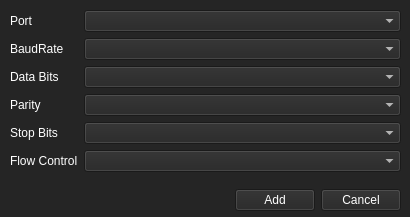
<?xml version="1.0" encoding="UTF-8"?>
<ui version="4.0">
 <class>UiAddPort</class>
 <widget class="QWidget" name="UiAddPort">
  <property name="geometry">
   <rect>
    <x>0</x>
    <y>0</y>
    <width>410</width>
    <height>217</height>
   </rect>
  </property>
  <property name="minimumSize">
   <size>
    <width>0</width>
    <height>0</height>
   </size>
  </property>
  <property name="windowTitle">
   <string>Form</string>
  </property>
  <property name="layoutDirection">
   <enum>Qt::LayoutDirection::LeftToRight</enum>
  </property>
  <property name="autoFillBackground">
   <bool>false</bool>
  </property>
  <property name="styleSheet">
   <string notr="true">background-color: rgb(37, 37, 37);
selection-color: rgb(63, 63, 63);
color: rgb(255, 255, 255);</string>
  </property>
  <widget class="QWidget" name="verticalLayoutWidget_2">
   <property name="geometry">
    <rect>
     <x>10</x>
     <y>10</y>
     <width>391</width>
     <height>201</height>
    </rect>
   </property>
   <layout class="QVBoxLayout" name="verticalLayout_2">
    <item>
     <layout class="QVBoxLayout" name="verticalLayout">
      <item>
       <layout class="QFormLayout" name="formLayout">
        <item row="0" column="0">
         <widget class="QLabel" name="label_Port">
          <property name="text">
           <string>Port</string>
          </property>
          <property name="textFormat">
           <enum>Qt::TextFormat::AutoText</enum>
          </property>
          <property name="alignment">
           <set>Qt::AlignmentFlag::AlignLeading|Qt::AlignmentFlag::AlignLeft|Qt::AlignmentFlag::AlignVCenter</set>
          </property>
          <property name="wordWrap">
           <bool>false</bool>
          </property>
          <property name="textInteractionFlags">
           <set>Qt::TextInteractionFlag::NoTextInteraction</set>
          </property>
         </widget>
        </item>
        <item row="0" column="1">
         <widget class="QComboBox" name="comboBox_Port"/>
        </item>
        <item row="1" column="0">
         <widget class="QLabel" name="label_BaudRate">
          <property name="text">
           <string>BaudRate</string>
          </property>
          <property name="wordWrap">
           <bool>false</bool>
          </property>
          <property name="textInteractionFlags">
           <set>Qt::TextInteractionFlag::NoTextInteraction</set>
          </property>
         </widget>
        </item>
        <item row="1" column="1">
         <widget class="QComboBox" name="comboBox_BaudRate"/>
        </item>
        <item row="2" column="0">
         <widget class="QLabel" name="label_DataBits">
          <property name="text">
           <string>Data Bits</string>
          </property>
          <property name="wordWrap">
           <bool>false</bool>
          </property>
          <property name="textInteractionFlags">
           <set>Qt::TextInteractionFlag::NoTextInteraction</set>
          </property>
         </widget>
        </item>
        <item row="2" column="1">
         <widget class="QComboBox" name="comboBox_DataBits"/>
        </item>
        <item row="3" column="0">
         <widget class="QLabel" name="label_Parity">
          <property name="text">
           <string>Parity</string>
          </property>
          <property name="wordWrap">
           <bool>false</bool>
          </property>
          <property name="textInteractionFlags">
           <set>Qt::TextInteractionFlag::NoTextInteraction</set>
          </property>
         </widget>
        </item>
        <item row="3" column="1">
         <widget class="QComboBox" name="comboBox_Parity"/>
        </item>
        <item row="4" column="0">
         <widget class="QLabel" name="label_StopBits">
          <property name="text">
           <string>Stop Bits</string>
          </property>
          <property name="wordWrap">
           <bool>false</bool>
          </property>
          <property name="textInteractionFlags">
           <set>Qt::TextInteractionFlag::NoTextInteraction</set>
          </property>
         </widget>
        </item>
        <item row="4" column="1">
         <widget class="QComboBox" name="comboBox_StopBits"/>
        </item>
        <item row="5" column="0">
         <widget class="QLabel" name="label_FlowControl">
          <property name="text">
           <string>Flow Control</string>
          </property>
          <property name="wordWrap">
           <bool>false</bool>
          </property>
          <property name="textInteractionFlags">
           <set>Qt::TextInteractionFlag::NoTextInteraction</set>
          </property>
         </widget>
        </item>
        <item row="5" column="1">
         <widget class="QComboBox" name="comboBox_FlowControl"/>
        </item>
       </layout>
      </item>
     </layout>
    </item>
    <item>
     <layout class="QHBoxLayout" name="horizontalLayout_2">
      <item>
       <layout class="QHBoxLayout" name="horizontalLayout_3">
        <item>
         <spacer name="horizontalSpacer">
          <property name="orientation">
           <enum>Qt::Orientation::Horizontal</enum>
          </property>
          <property name="sizeHint" stdset="0">
           <size>
            <width>40</width>
            <height>20</height>
           </size>
          </property>
         </spacer>
        </item>
        <item>
         <widget class="QPushButton" name="pushButton_Add">
          <property name="text">
           <string>Add</string>
          </property>
         </widget>
        </item>
        <item>
         <widget class="QPushButton" name="pushButtonCancel">
          <property name="text">
           <string>Cancel</string>
          </property>
         </widget>
        </item>
       </layout>
      </item>
     </layout>
    </item>
   </layout>
  </widget>
 </widget>
 <resources/>
 <connections/>
</ui>
